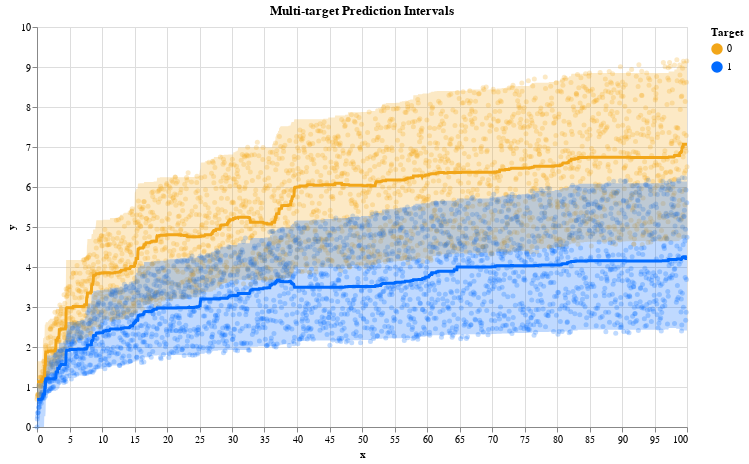

Notebook source saved alongside this figure:
### Markdown cell above
##Multiple-Output Quantile Regression with QRFs

A dataset was generated comprising three columns: 'x', 'log(x + 1)', and 'log(x / 2)', where the latter two served as the target outputs. Uniformly distributed noise was added to the target outputs. Subsequently, a random forest quantile regressor was trained on this dataset to predict the targets at the 0.5 quantile, along with their corresponding prediction intervals at the 0.025 and 0.975 quantiles, representing 95% confidence intervals.

### Code cell
n_samples = 2500
bounds = [0, 100]

# Define functions that generate targets; each function maps to one target.
funcs = [
    {
        "signal": lambda x: np.log1p(x + 1),
        "noise": lambda x: np.log1p(x) * np.random.uniform(size=len(x)),
    },
    {
        "signal": lambda x: np.log1p(np.sqrt(x)),
        "noise": lambda x: np.log1p(x / 2) * np.random.uniform(size=len(x)),
    },
]

legend = {
    "0": "#f2a619",
    "1": "#006aff",
}


def make_func_Xy(funcs, bounds, n_samples):
    x = np.linspace(*bounds, n_samples)
    y = np.empty((len(x), len(funcs)))
    for i, func in enumerate(funcs):
        y[:, i] = func["signal"](x) + func["noise"](x)
    return np.atleast_2d(x).T, y


# Create the dataset with multiple target variables.
X, y = make_func_Xy(funcs, bounds, n_samples)

X_train, X_test, y_train, y_test = train_test_split(X, y, test_size=0.2, random_state=0)

qrf = RandomForestQuantileRegressor(max_samples_leaf=None, max_depth=4, random_state=0)
qrf.fit(X_train, y_train)  # fit on all of the targets simultaneously

# Get multiple-output predictions at 95% prediction intervals and median.
y_pred = qrf.predict(X, quantiles=[0.025, 0.5, 0.975])

df = pd.DataFrame(
    {
        "x": np.tile(X.squeeze(), len(funcs)),
        "y": y.reshape(-1, order="F"),
        "y_true": np.concatenate([f["signal"](X.squeeze()) for f in funcs]),
        "y_pred": np.concatenate([y_pred[:, i, 1] for i in range(len(funcs))]),
        "y_pred_low": np.concatenate([y_pred[:, i, 0] for i in range(len(funcs))]),
        "y_pred_upp": np.concatenate([y_pred[:, i, 2] for i in range(len(funcs))]),
        "target": np.concatenate([[f"{i}"] * len(X) for i in range(len(funcs))]),
    }
)


def plot_multioutputs(df, legend):
    click = alt.selection_multi(fields=["target"])

    color = alt.condition(
        click,
        alt.Color(
            "target:N",
            legend=alt.Legend(symbolOpacity=1),
            scale=alt.Scale(range=list(legend.values())),
            sort=list(legend.keys()),
            title="Target",
        ),
        alt.value("lightgray"),
    )

    tooltip = [
        alt.Tooltip("target:N", title="Target"),
        alt.Tooltip("x:Q", format=",.3f", title="X"),
        alt.Tooltip("y:Q", format=",.3f", title="Y"),
        alt.Tooltip("y_true:Q", format=",.3f", title="Y"),
        alt.Tooltip("y_pred:Q", format=",.3f", title="Predicted Y"),
        alt.Tooltip("y_pred_low:Q", format=",.3f", title="Predicted Lower Y"),
        alt.Tooltip("y_pred_upp:Q", format=",.3f", title="Predicted Upper Y"),
    ]

    points = (
        alt.Chart(df)
        .mark_circle(color="black", opacity=0.25, size=25)
        .encode(
            x=alt.X("x:Q", scale=alt.Scale(nice=False)),
            y=alt.Y("y:Q"),
            color=color,
            tooltip=tooltip,
        )
    )

    line = (
        alt.Chart(df)
        .mark_line(color="black", size=3)
        .encode(
            x=alt.X("x:Q", scale=alt.Scale(nice=False), title="x"),
            y=alt.Y("y_pred:Q", title="y"),
            color=color,
            tooltip=tooltip,
        )
    )

    area = (
        alt.Chart(df)
        .mark_area(opacity=0.25)
        .encode(
            x=alt.X("x:Q", scale=alt.Scale(nice=False), title="x"),
            y=alt.Y("y_pred_low:Q", title="y"),
            y2=alt.Y2("y_pred_upp:Q", title=None),
            color=color,
            tooltip=tooltip,
        )
    )

    chart = (
        (points + area + line)
        .add_selection(click)
        .configure_range(category=alt.RangeScheme(list(legend.values())))
        .properties(height=400, width=650, title="Multi-target Prediction Intervals")
    )

    return chart


chart = plot_multioutputs(df, legend)
chart

### Figure 1 — Vega-Lite specification as saved in the notebook (floating-point values rounded to 4 significant figures; data arrays with more than 128 entries replaced by an {"elided": "..."} marker saying what was removed)
{"config": {"view": {"continuousWidth": 400, "continuousHeight": 300}, "range": {"category": ["#f2a619", "#006aff"]}}, "layer": [{"mark": {"type": "circle", "color": "black", "opacity": 0.25, "size": 25}, "encoding": {"color": {"condition": {"field": "target", "legend": {"symbolOpacity": 1}, "scale": {"range": ["#f2a619", "#006aff"]}, "sort": ["0", "1"], "title": "Target", "type": "nominal", "selection": "selector001"}, "value": "lightgray"}, "tooltip": [{"field": "target", "title": "Target", "type": "nominal"}, {"field": "x", "format": ",.3f", "title": "X", "type": "quantitative"}, {"field": "y", "format": ",.3f", "title": "Y", "type": "quantitative"}, {"field": "y_true", "format": ",.3f", "title": "Y", "type": "quantitative"}, {"field": "y_pred", "format": ",.3f", "title": "Predicted Y", "type": "quantitative"}, {"field": "y_pred_low", "format": ",.3f", "title": "Predicted Lower Y", "type": "quantitative"}, {"field": "y_pred_upp", "format": ",.3f", "title": "Predicted Upper Y", "type": "quantitative"}], "x": {"field": "x", "scale": {"nice": false}, "type": "quantitative"}, "y": {"field": "y", "type": "quantitative"}}, "selection": {"selector001": {"type": "multi", "fields": ["target"]}}}, {"mark": {"type": "area", "opacity": 0.25}, "encoding": {"color": {"condition": {"field": "target", "legend": {"symbolOpacity": 1}, "scale": {"range": ["#f2a619", "#006aff"]}, "sort": ["0", "1"], "title": "Target", "type": "nominal", "selection": "selector001"}, "value": "lightgray"}, "tooltip": [{"field": "target", "title": "Target", "type": "nominal"}, {"field": "x", "format": ",.3f", "title": "X", "type": "quantitative"}, {"field": "y", "format": ",.3f", "title": "Y", "type": "quantitative"}, {"field": "y_true", "format": ",.3f", "title": "Y", "type": "quantitative"}, {"field": "y_pred", "format": ",.3f", "title": "Predicted Y", "type": "quantitative"}, {"field": "y_pred_low", "format": ",.3f", "title": "Predicted Lower Y", "type": "quantitative"}, {"field": "y_pred_upp", "format": ",.3f", "title": "Predicted Upper Y", "type": "quantitative"}], "x": {"field": "x", "scale": {"nice": false}, "title": "x", "type": "quantitative"}, "y": {"field": "y_pred_low", "title": "y", "type": "quantitative"}, "y2": {"field": "y_pred_upp", "title": null}}}, {"mark": {"type": "line", "color": "black", "size": 3}, "encoding": {"color": {"condition": {"field": "target", "legend": {"symbolOpacity": 1}, "scale": {"range": ["#f2a619", "#006aff"]}, "sort": ["0", "1"], "title": "Target", "type": "nominal", "selection": "selector001"}, "value": "lightgray"}, "tooltip": [{"field": "target", "title": "Target", "type": "nominal"}, {"field": "x", "format": ",.3f", "title": "X", "type": "quantitative"}, {"field": "y", "format": ",.3f", "title": "Y", "type": "quantitative"}, {"field": "y_true", "format": ",.3f", "title": "Y", "type": "quantitative"}, {"field": "y_pred", "format": ",.3f", "title": "Predicted Y", "type": "quantitative"}, {"field": "y_pred_low", "format": ",.3f", "title": "Predicted Lower Y", "type": "quantitative"}, {"field": "y_pred_upp", "format": ",.3f", "title": "Predicted Upper Y", "type": "quantitative"}], "x": {"field": "x", "scale": {"nice": false}, "title": "x", "type": "quantitative"}, "y": {"field": "y_pred", "title": "y", "type": "quantitative"}}}], "data": {"name": "data-938e008ea96da1ee0792ca42482a661c"}, "height": 400, "title": "Multi-target Prediction Intervals", "width": 650, "$schema": "https://vega.github.io/schema/vega-lite/v4.17.0.json", "datasets": {"data-938e008ea96da1ee0792ca42482a661c": {"elided": "5000 records"}}}
